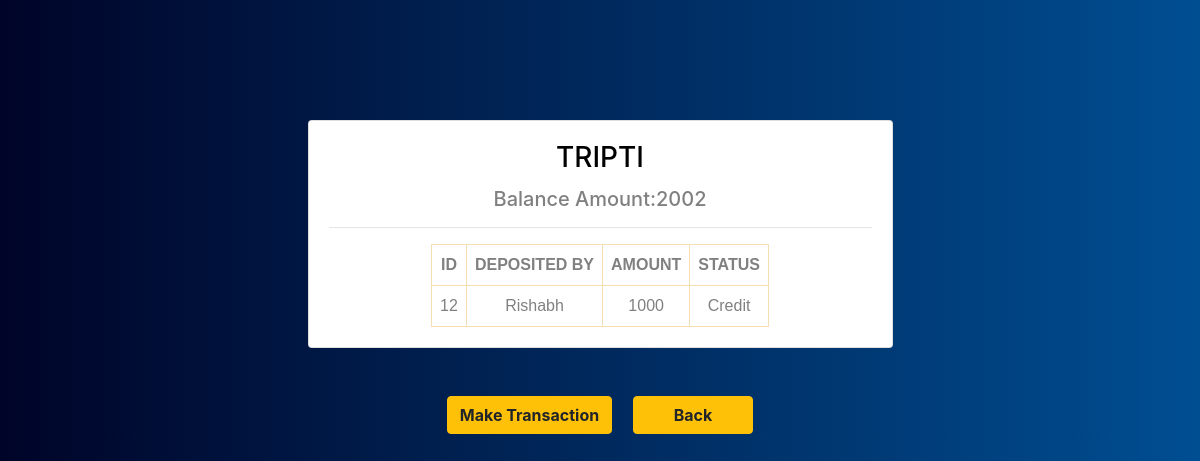
Page /users/details/2 on the committed database.
### cal/models.py (models this page shows, shortened)
class Users(models.Model):
    Name= models.CharField(max_length=80)
    Email= models.EmailField(max_length=70,blank=True, unique=True)
    Credit = models.IntegerField(blank=True, null=True)
    def __str__(self):
        return str(self.Name)

class Transactions(models.Model):
    WhoUsers=models.ForeignKey(to=Users, on_delete=CASCADE, related_name="WhoUser")
    WhomUsers=models.ForeignKey(to=Users, on_delete=CASCADE, related_name="WhomUser")
    Amount = models.IntegerField(blank=True, null=True)
    Status= models.CharField(max_length=80, default="Credit", choices=(("Credit","Credit"),("Debit","Debit")))

### cal/views.py (the view)
# urls.py: path('users/details/<int:pk>', views.UserDetail.as_view(), name='details'),
class UserDetail(DetailView):
    model=Users
    template_name="details.html"
    def get_context_data(self, **kwargs):
        context = DetailView.get_context_data(self, **kwargs)
        context["user"]=Users.objects.get(id=self.kwargs["pk"])
        context["transaction"]=Transactions.objects.filter(WhomUsers=self.kwargs["pk"])
        return context

### templates/details.html
{%extends 'base.html'%}
{%block content%}
<br>
<br>
<br>
<br>
<br>
<div class="row">
    <div class="col-md-6 offset-sm-3 text-center">
        <div class="card">
            <div class="card-body" style="color: gray">
                <h3 class="card-title" style="color: black;text-transform: uppercase">{{user.Name}}</h3>
                <h5 class="" style="color: gray">Balance Amount:{{user.Credit}}</h5>
                <table class="mx-auto">
                    <thead>
                        <tr>
                            <th>ID</th>
                            <th>DEPOSITED BY</th>
                            <th>AMOUNT</th>
                            <th>STATUS</th>
                            <hr>
                        </tr>
                    </thead>
                    <tbody>
                        {% for p in transaction%}
                        <tr>
                            <td style="color: gray">{{p.id}}</td>
                            <td style="color: gray">{{p.WhoUsers}}</td>
                            <td style="color: gray">{{p.Amount}}</td>
                            <td style="color: gray">{{p.Status}}</td>
                        </tr>
                        {%endfor%}
                    </tbody>
                </table>
            </div>
        </div>
    </div>
</div>
<br>
<br>
<div class="row">
    <div class="col-md-12 text-center">
        <a class='btn btn-warning mx-2' href="/transactions/{{user.id}}" style="font-weight: bold">Make Transaction</a>
        <a class='btn btn-warning mx-2' style="padding: 6px 40px; font-weight: bold" href="{% url 'users' %}">Back</a>
    </div>
</div>
{%endblock%}

### templates/base.html (style rules this page uses)
table { font-family: arial, sans-serif; border-collapse: collapse; }
td, th { border: 1px solid wheat; text-align: center; padding: 8px; }

### rows in the picture
Users: Name "TRIPTI", Credit "2002"
Transactions: id "12", WhoUsers "Rishabh", Amount "1000", Status "Credit"
